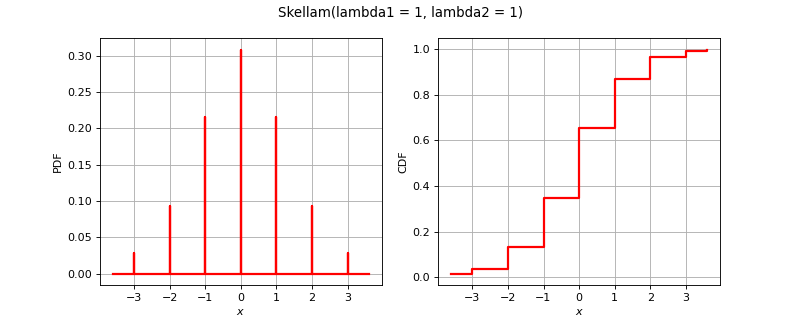

This chart was generated by the following Python code:
import openturns as ot
from matplotlib import pyplot as plt
from openturns.viewer import View
if ot.Skellam().__class__.__name__ == 'Bernoulli':
    distribution = ot.Bernoulli(0.7)
elif ot.Skellam().__class__.__name__ == 'Binomial':
    distribution = ot.Binomial(5, 0.2)
elif ot.Skellam().__class__.__name__ == 'Hypergeometric':
    distribution = ot.Hypergeometric(10, 4, 7)
elif ot.Skellam().__class__.__name__ == 'CumulativeDistributionNetwork':
    coll = [ot.Normal(2),ot.Dirichlet([0.5, 1.0, 1.5])]
    distribution = ot.CumulativeDistributionNetwork(coll, ot.BipartiteGraph([[0,1], [0,1]]))
elif ot.Skellam().__class__.__name__ == 'Histogram':
    distribution = ot.Histogram([-1.0, 0.5, 1.0, 2.0], [0.45, 0.4, 0.15])
elif ot.Skellam().__class__.__name__ == 'KernelMixture':
    kernel = ot.Uniform()
    sample = ot.Normal().getSample(5)
    bandwith = [1.0]
    distribution = ot.KernelMixture(kernel, bandwith, sample)
elif ot.Skellam().__class__.__name__ == 'MaximumDistribution':
    coll = [ot.Uniform(2.5, 3.5), ot.LogUniform(1.0, 1.2), ot.Triangular(2.0, 3.0, 4.0)]
    distribution = ot.MaximumDistribution(coll)
elif ot.Skellam().__class__.__name__ == 'Multinomial':
    distribution = ot.Multinomial(5, [0.2])
elif ot.Skellam().__class__.__name__ == 'RandomMixture':
    coll = [ot.Triangular(0.0, 1.0, 5.0), ot.Uniform(-2.0, 2.0)]
    weights = [0.8, 0.2]
    cst = 3.0
    distribution = ot.RandomMixture(coll, weights, cst)
elif ot.Skellam().__class__.__name__ == 'TruncatedDistribution':
    distribution = ot.TruncatedDistribution(ot.Normal(2.0, 1.5), 1.0, 4.0)
elif ot.Skellam().__class__.__name__ == 'UserDefined':
    distribution = ot.UserDefined([[1.0], [2.0], [3.0]], [0.4, 0.5, 1.0])
elif ot.Skellam().__class__.__name__ == 'ZipfMandelbrot':
    distribution = ot.ZipfMandelbrot(10, 2.5, 0.3)
else:
    distribution = ot.Skellam()
dimension = distribution.getDimension()
title = str(distribution)[:100].split('\n')[0]
if dimension == 1:
    distribution.setDescription(['$x$'])
    pdf_graph = distribution.drawPDF()
    cdf_graph = distribution.drawCDF()
    fig = plt.figure(figsize=(10, 4))
    pdf_axis = fig.add_subplot(121)
    cdf_axis = fig.add_subplot(122)
    View(pdf_graph, figure=fig, axes=[pdf_axis], add_legend=False)
    View(cdf_graph, figure=fig, axes=[cdf_axis], add_legend=False)
    fig.suptitle(title)
elif dimension == 2:
    distribution.setDescription(['$x_1$', '$x_2$'])
    pdf_graph = distribution.drawPDF()
    pdf_graph.setTitle(title)
    fig = plt.figure(figsize=(10, 5))
    pdf_axis = fig.add_subplot(111)
    View(pdf_graph, figure=fig, axes=[pdf_axis], add_legend=False, square_axes=False)
